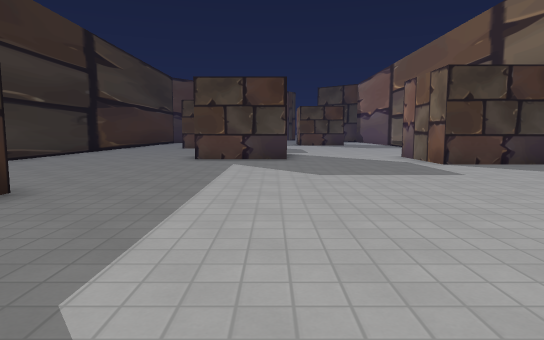
view 1 (above)

18 first-person views from a walk through a level from a Godot 3-D game. The camera is 1.2 m above the floor, tilts 6° down and sees 75° across. The floor is counted in squares, 1.5 m on a side. Each view is taken from the middle of a square. On the plan, view 1 faces up. The plan holds only what a view shows up to about 12 squares ahead; the rest is blank. The place goes on beyond the plan. Characters and animated objects are not drawn. Some surface patterns are stand-ins.

view 2
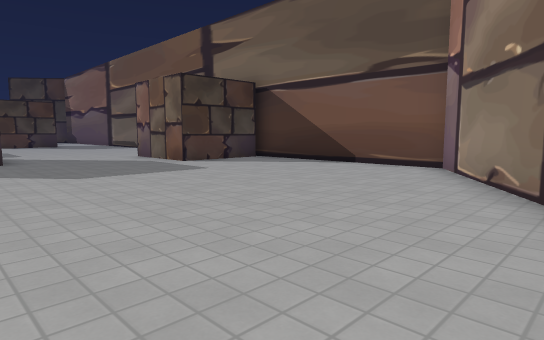

view 3
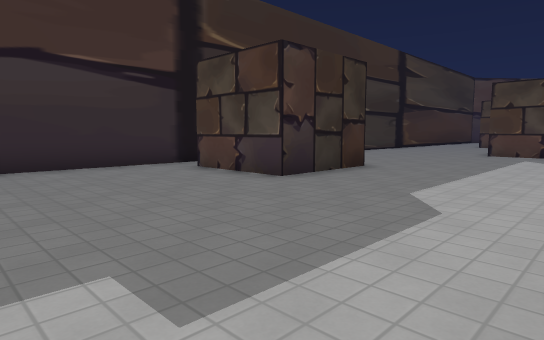

view 4
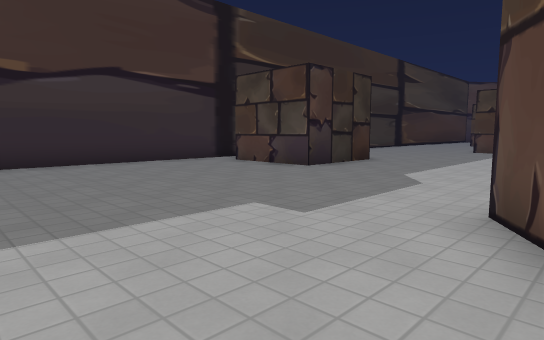

view 5
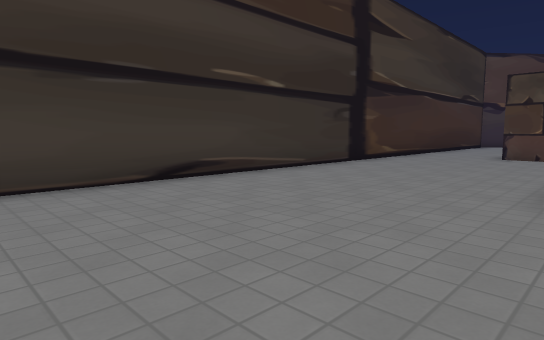

view 6
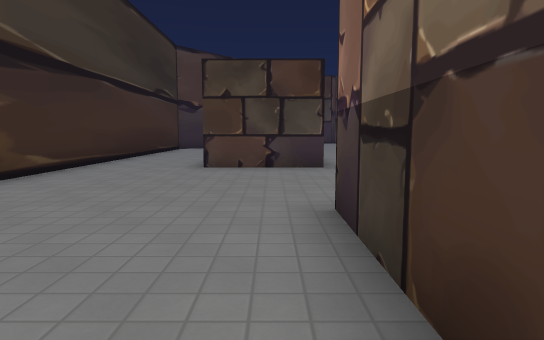

view 7
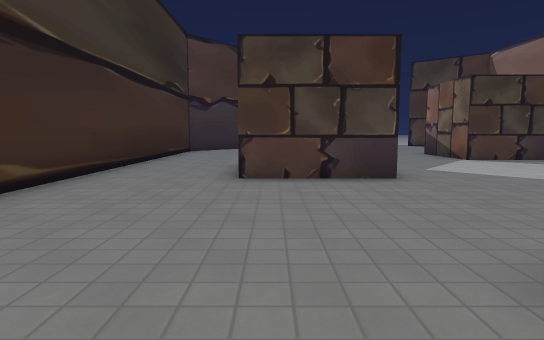

view 8
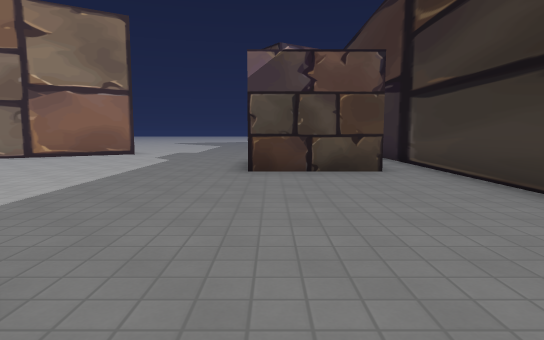

view 9
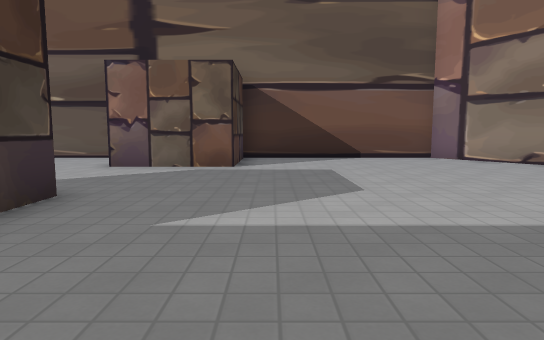

view 10
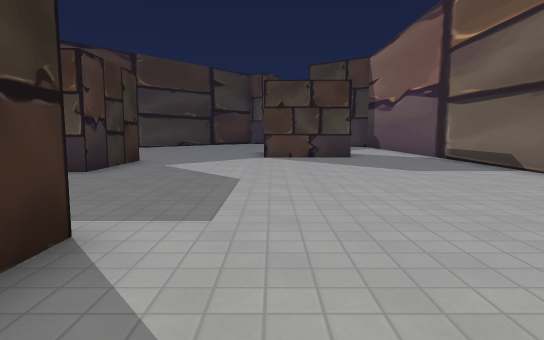

view 11
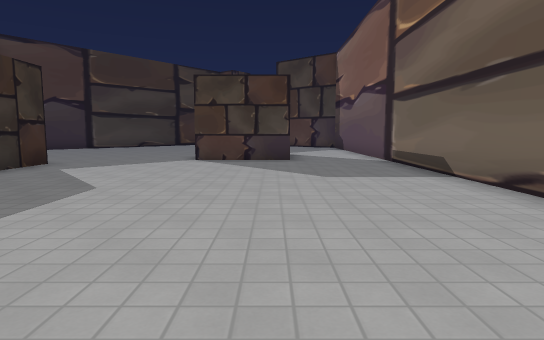

view 12
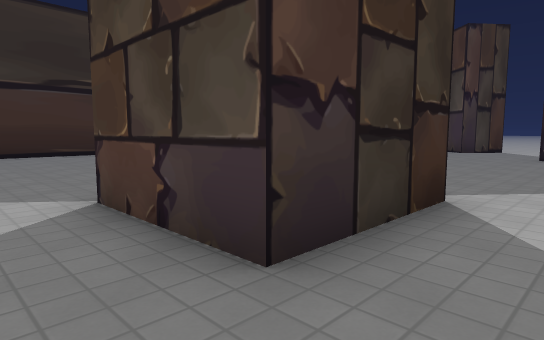

view 13
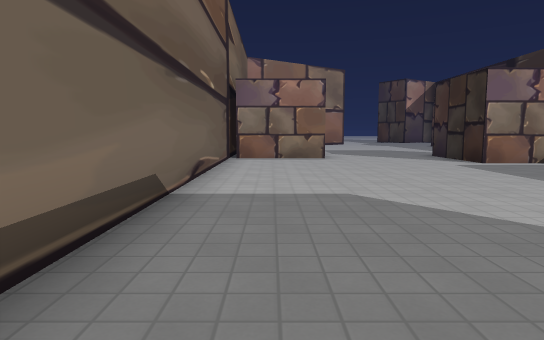

view 14
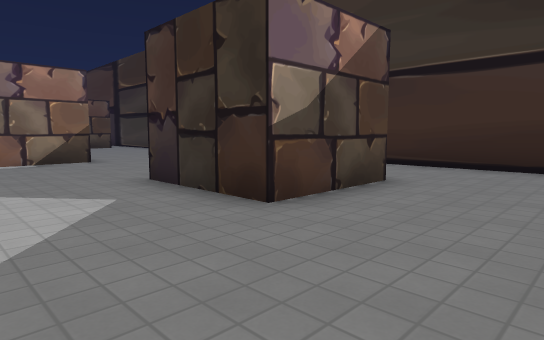

view 15
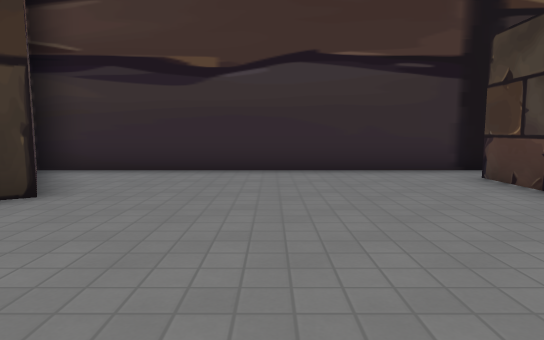

view 16
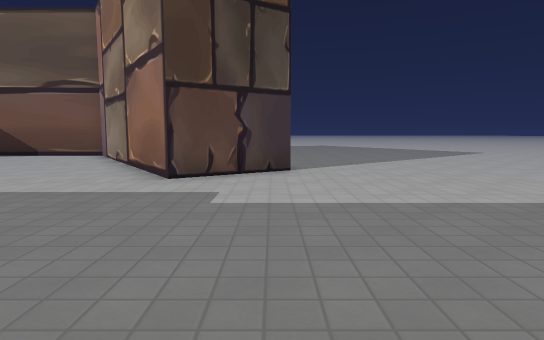

view 17
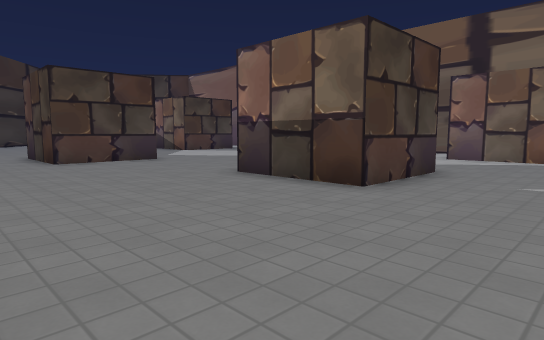

view 18
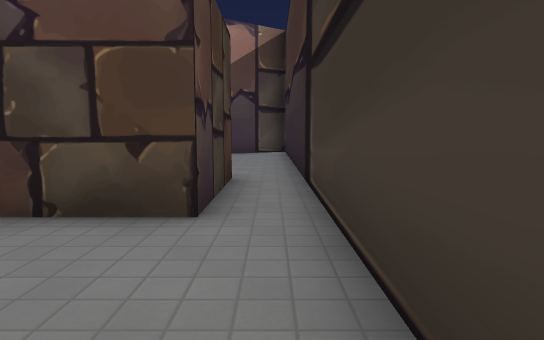

### Floor plan
Key: @ floor where view 1 was taken; # wall or solid block; . floor.
Columns run from 8 left of view 1 to 7 right of it. Each row starts with its distance up from view 1.
 24 #.........###..#
 23 #.........###..#
 22 #..............#
 21 #...###........#
 20 #...###........#
 19 #...###........#
 18 #...###........#
 17 #..............#
 16 #..............#
 15 #..............#
 14 #.....###......#
 13 #.....###......#
 12 #.....###....###
 11 #.....###...## #
 10 #...........#  #
  9 #...........####
  8 #..............#
  7 #..............#
  6 #..............#
  5 #.###..........#
  4 #.###..........#
  3 #.###..........#
  2 #.###.........##
  1 #...........###
  0 #.......@..##
 -1 #.........##
 -2 #.........#
 -3 #.........##
 -4 #...............
 -5 #..##...........

Positions as (right, up) in squares from view 1, and headings:
1: (0, 0), facing up
2: (-1, 0), facing up-right
3: (1, -3), facing up-left
4: (2, -5), facing up-left
5: (-2, 6), facing up-left
6: (-3, 10), facing up
7: (-4, 12), facing up
8: (-4, 12), facing down
9: (-4, 8), facing right
10: (2, 11), facing up
11: (4, 12), facing up
12: (6, 21), facing up-left
13: (6, 23), facing down
14: (1, 24), facing down-left
15: (0, -2), facing left
16: (-5, -3), facing right
17: (-7, 8), facing up-right
18: (-7, 8), facing down
